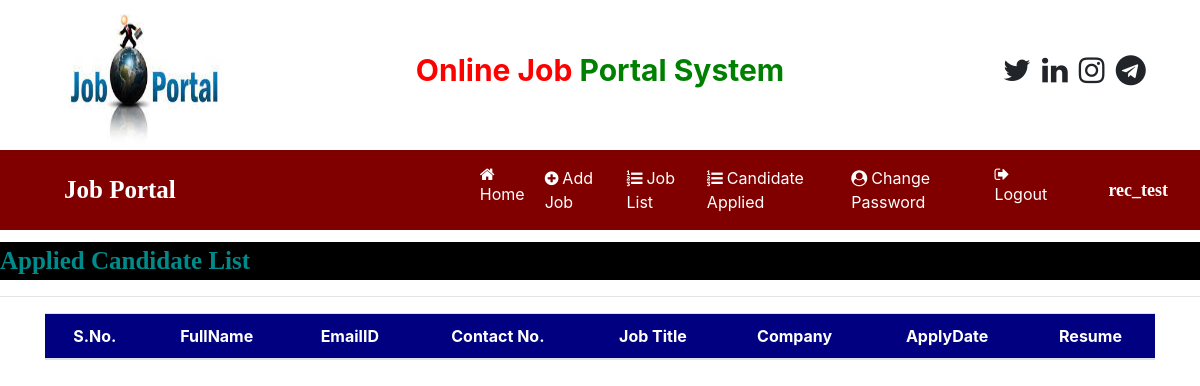
The app's page /applied_candidatelist (signed in), older data.
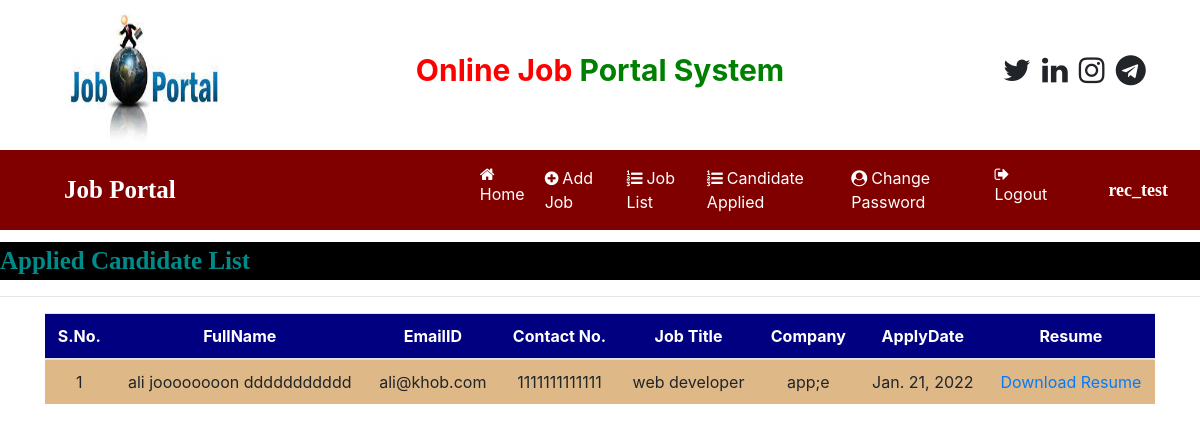
The same page, newer data.
### job/models.py (models this page shows, shortened)
class Apply(models.Model):
    job = models.ForeignKey(Job,on_delete=models.CASCADE)
    student = models.ForeignKey(StudentUser, on_delete=models.CASCADE)
    resume = models.FileField(null=True)
    applydate = models.DateField()

class StudentUser(models.Model):
    user = models.ForeignKey(User, on_delete=models.CASCADE)
    mobile = models.CharField(max_length=15, null=True)
    image = models.FileField(null=True)
    gender = models.CharField(max_length=10, null=True)
    type = models.CharField(max_length=15, null=True)

class Job(models.Model):
    recruiter = models.ForeignKey(Recruiter,on_delete=models.CASCADE)
    start_date = models.DateField()
    end_date = models.DateField()
    title = models.CharField(max_length=100)
    salary = models.FloatField(max_length=20)
    image = models.FileField()
    description = models.CharField(max_length=300)
    experience = models.CharField(max_length=50)
    location = models.CharField(max_length=100)
    skills = models.CharField(max_length=100)
    creationdate = models.DateField()

class Recruiter(models.Model):
    user = models.ForeignKey(User, on_delete=models.CASCADE)
    mobile = models.CharField(max_length=15, null=True)
    image = models.FileField(null=True)
    gender = models.CharField(max_length=10, null=True)
    company = models.CharField(max_length=100, null=True)
    type = models.CharField(max_length=15, null=True)
    status = models.CharField(max_length=20, null=True)

### job/views.py (the view)
# urls.py: path('applied_candidatelist', applied_candidatelist, name='applied_candidatelist'),
def applied_candidatelist(request):
    if not request.user.is_authenticated:
        return redirect('job:recruiter_login')
    data = Apply.objects.all()
    d = {'data' : data}
    return render(request, 'job/applied_candidatelist.html',d)

### job/templates/job/applied_candidatelist.html (shortened to what this page needs)
{% load static %}
{% block body %}
{% include 'job/recruiter_navigation.html' %}
<marquee behavior="" direction="" style="font-family: cursive; font-size: 25px; color: darkcyan;background-color: black; font-weight: bold; margin-top: 1%;">
    Applied Candidate List
</marquee>
<hr>
<div class="container">
    <table id="example" class="table table-hover ">
        <thead>
            <tr style="background-color: #000080; color: white;">
                <th>S.No.</th>
                <th>FullName</th>
                <th>EmailID</th>
                <th>Contact No.</th>
                <th>Job Title</th>
                <th>Company</th>
                <th>ApplyDate</th>
                <th>Resume</th>
            </tr>
        </thead>
        <tbody>
            {% for i in data %}
                {% ifequal request.user.id i.job.recruiter.user.id %}
                    <tr style="background-color: #DEB887;">
                        <td>{{forloop.counter}}</td>
                        <td>{{i.student.user.first_name}} {{i.student.user.last_name}}</td>
                        <td>{{i.student.user.username}}</td>
                        <td>{{i.student.mobile}}</td>
                        <td>{{i.job.title}}</td>
                        <td>{{i.job.recruiter.company}}</td>
                        <td>{{i.applydate}}</td>
                        <td><a href="{{i.resume.url}}">Download Resume</a></td>
                    </tr>
                {% endifequal %}
            {% endfor %}
        </tbody>
    </table>
</div>
{% endblock body %}

Row changes from the older to the newer data that the page shows:
added Apply: student.user.first_name "ali joooooooon", student.user.last_name "ddddddddddd", student.user.username "ali@khob.com", student.mobile "1111111111111", job "web developer", job.recruiter.company "app;e", applydate "Jan. 21, 2022"
